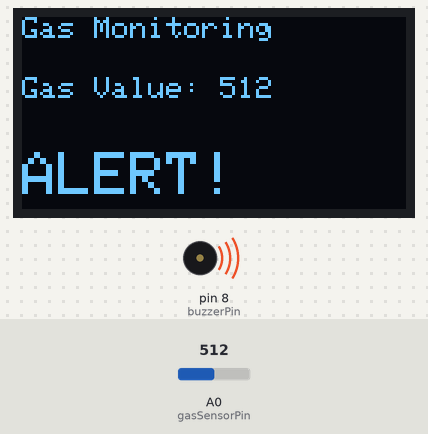
Recording of a sketch running on a simulated Arduino Uno, built with avr-gcc and run on an emulated ATmega328P. Shown: 128×64 one-colour display, buzzer (waves = sounding). The test bench sets the inputs (shaded band); at power-on: A0 (gasSensorPin) = 512. What the sketch prints to the serial monitor is not drawn.

Above: at 3.2 s.
3.3 s: A0 (gasSensorPin) set to 413
At 4.8 s:
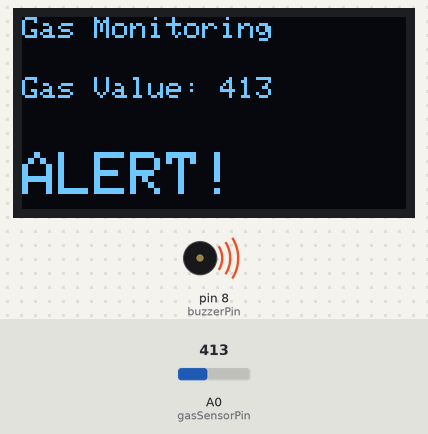
5.1 s: A0 (gasSensorPin) set to 391
At 6.0 s:
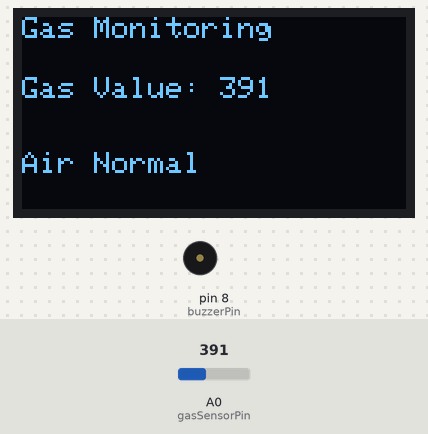
6.7 s: A0 (gasSensorPin) set to 410
At 8.1 s:
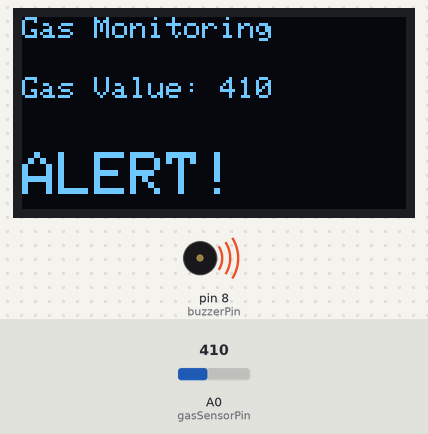
Timing chart, 0 to 9.7 s (numbered marks = the images above; inputs shaded):
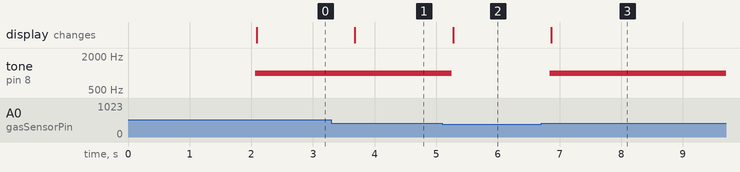

The sketch:

_gasdetector_02.ino
```cpp
#include <Wire.h>
#include <Adafruit_GFX.h>
#include <Adafruit_SSD1306.h>

#define SCREEN_WIDTH 128
#define SCREEN_HEIGHT 64

#define OLED_RESET -1
Adafruit_SSD1306 display(SCREEN_WIDTH, SCREEN_HEIGHT);

const int gasSensorPin = A0;
const int buzzerPin = 8;

int gasValue = 0;

// Adjust this threshold according to your sensor readings
const int gasThreshold = 400;

void setup() {
  pinMode(buzzerPin, OUTPUT);
  digitalWrite(buzzerPin, LOW);

  Serial.begin(9600);

  if (!display.begin(SSD1306_SWITCHCAPVCC, 0x3C)) {
    Serial.println("OLED not found");
    while (true);
  }

  display.clearDisplay();
  display.setTextSize(1);
  display.setTextColor(SSD1306_WHITE);

  display.setCursor(10, 20);
  display.println("Gas Detector");
  display.display();
  delay(2000);
}

void loop() {
  gasValue = analogRead(gasSensorPin);

  Serial.print("Gas Value: ");
  Serial.println(gasValue);

  display.clearDisplay();

  display.setTextSize(1);
  display.setCursor(0, 0);
  display.println("Gas Monitoring");

  display.setCursor(0, 20);
  display.print("Gas Value: ");
  display.println(gasValue);

  if (gasValue > gasThreshold) {
    display.setCursor(0, 45);
    display.setTextSize(2);
    display.println("ALERT!");

    tone(buzzerPin, 1000); // 1 kHz buzzer
  } else {
    display.setCursor(0, 45);
    display.setTextSize(1);
    display.println("Air Normal");

    noTone(buzzerPin);
  }

  display.display();
  delay(500);
}
```

Measured:
- the behaviour switches between 401 and 400 on A0 (gasSensorPin) (found by bisection; images 1 and 2)
- after the input at 3.3 s, the display: changes after 0.38 s (image 1)
- after the input at 5.1 s, tone on pin 8 (buzzerPin): 1000 Hz → silent after 0.15 s; the display: changes after 0.17 s (image 2)
- after the input at 6.7 s, tone on pin 8 (buzzerPin): silent → 1000 Hz after 0.14 s; the display: changes after 0.17 s (image 3)
